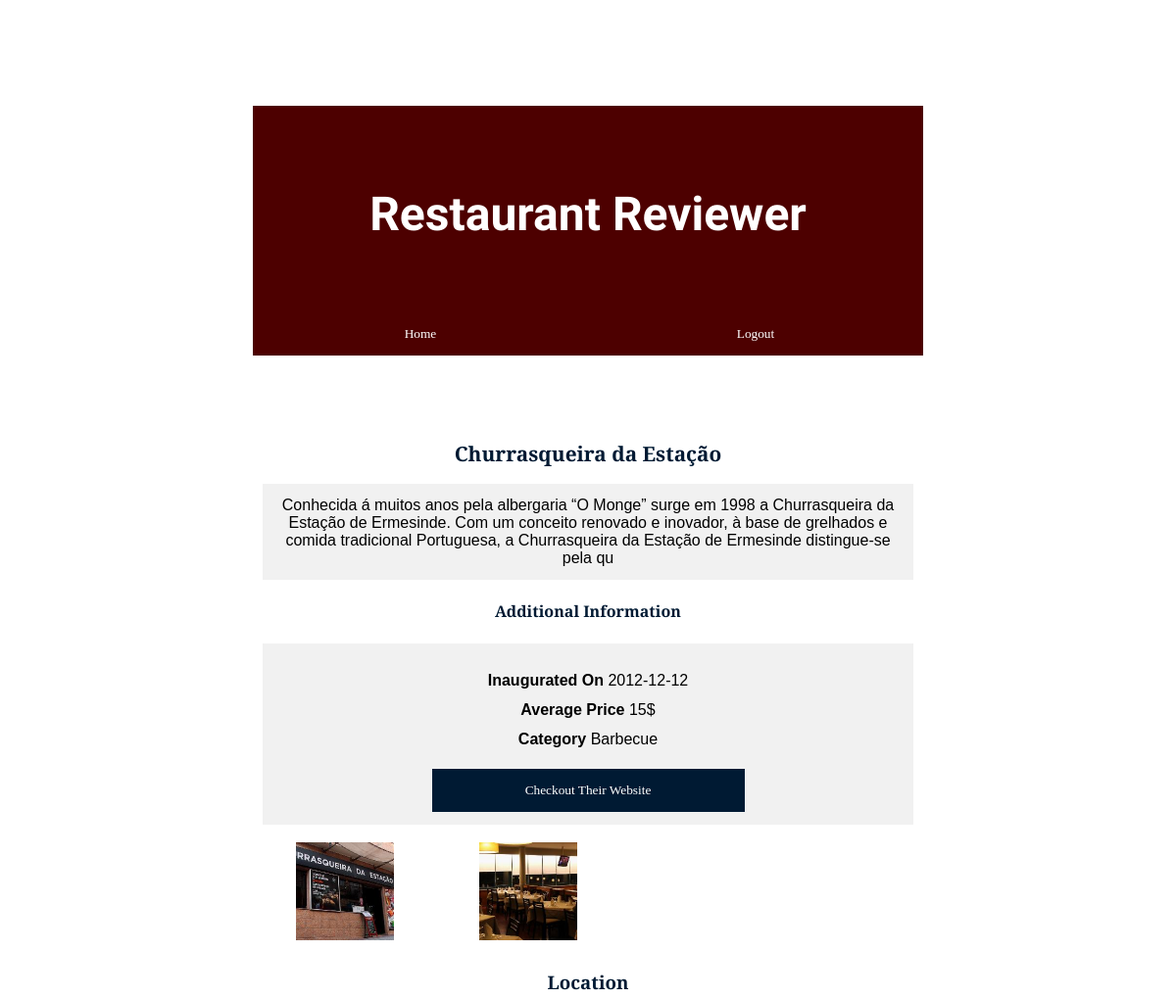
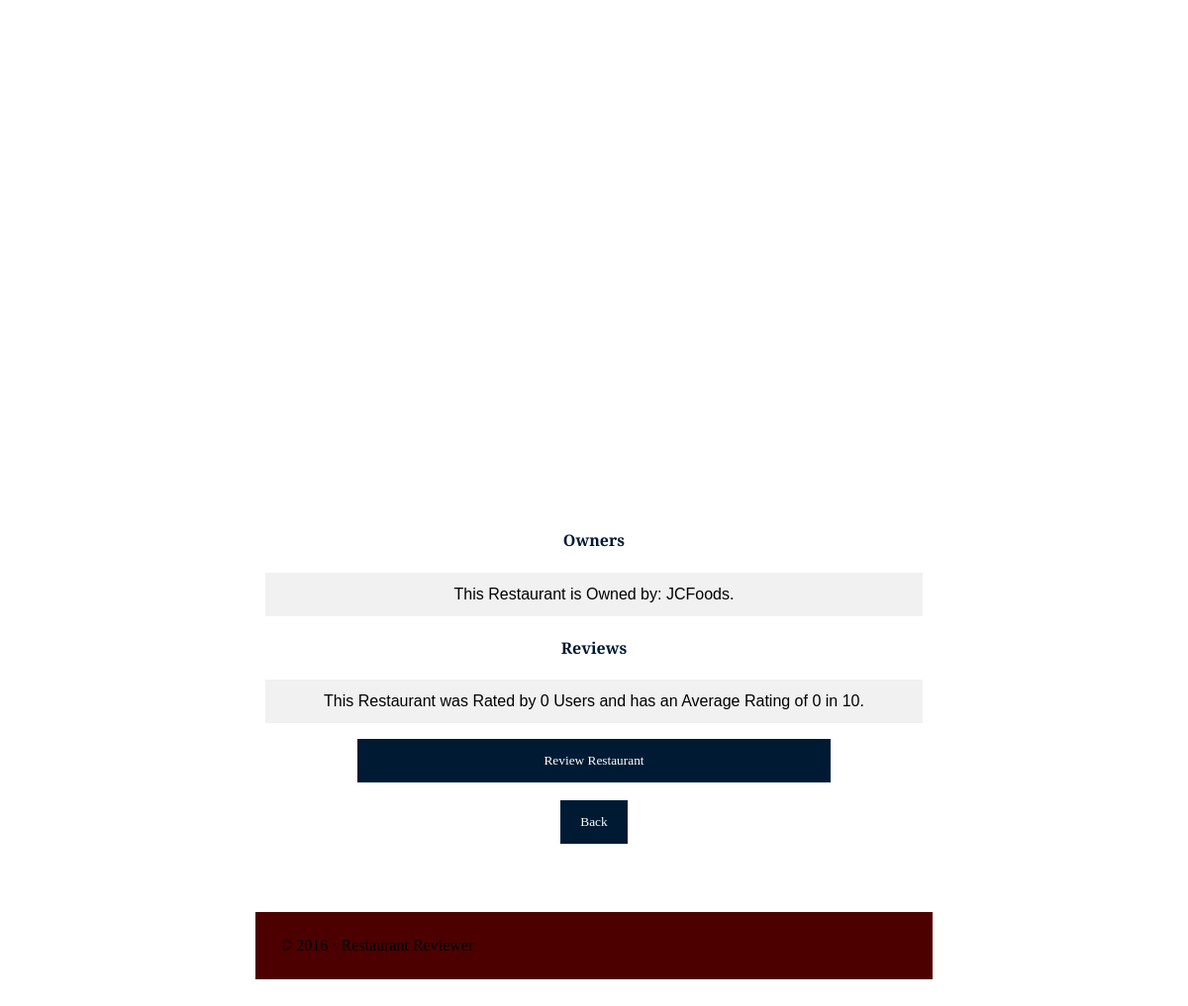
Screenshot of /restaurant.php?id=2 (signed in) with the database file from the repository (2 pictures, top to bottom).
### tables this page shows
CREATE TABLE restaurants (
	id INTEGER PRIMARY KEY AUTOINCREMENT,
	name VARCHAR NOT NULL,
	description VARCHAR NOT NULL,
	price FLOAT,
	category VARCHAR NOT NULL,
	website VARCHAR,
	inauguration DATE,
  location_id FLOAT NOT NULL
);

CREATE TABLE images (
  id INTEGER PRIMARY KEY AUTOINCREMENT,
	restaurant_id INTEGER REFERENCES restaurants NOT NULL,
  title VARCHAR NOT NULL,
	extension VARCHAR NOT NULL
);

CREATE TABLE restaurant_user (
	id INTEGER PRIMARY KEY AUTOINCREMENT,
	restaurant_id INTEGER REFERENCES restaurants NOT NULL,
	user_id INTEGER REFERENCES users NOT NULL
);

CREATE TABLE users (
	id INTEGER PRIMARY KEY AUTOINCREMENT,
	username VARCHAR NOT NULL,
	first_name VARCHAR NOT NULL,
	last_name VARCHAR NOT NULL,
	password VARCHAR(255) NOT NULL,
	email VARCHAR NOT NULL,
	age INTEGER,
	gender VARCHAR,
	profilePic VARCHAR
);

### database/restaurants.php (called while the page is built, shortened)
<?php
function getRestaurantAvgRating($reviews){
    $sum = 0;
    $reviewsCount = count($reviews);
    if($reviewsCount == 0){
        $avgRating = 0;
    } else $avgRating = $sum/$reviewsCount;
    return $avgRating;
}
function isOwner($user_id, $restaurant_id){
    global $db;
    $stmt = $db->prepare('SELECT * FROM restaurant_user where user_id = ? AND restaurant_id = ?');
    $stmt->execute(array($user_id, $restaurant_id));
    $result = $stmt->fetch();
    if($result != null)
        return true;
    else return false;
}
function getRestaurantReviews($restaurant_id){
    global $db;
    $stmt = $db->prepare('SELECT * FROM reviews where restaurant_id = ?');
    $stmt->execute(array($restaurant_id));
    $result = $stmt->fetchAll();
    return $result;
}
function getOwners($restaurant_id){
    global $db;
    $stmt = $db->prepare('SELECT * FROM restaurant_user where restaurant_id = ?');
    $stmt->execute(array($restaurant_id));
    $result = $stmt->fetchAll();
    $users = [];
    foreach ($result as $row){
        array_push($users, getUserByID($row["user_id"]));
    }
    return $users;
}
function getRestaurantByID($id){
    global $db;
    $stmt = $db->prepare('SELECT * FROM restaurants where id = ?');
    $stmt->execute(array($id));
    $result = $stmt->fetch();
    return $result;
}

### database/images.php (called while the page is built, shortened)
<?php
function getRestaurantImages($restaurant_id)
{
    global $db;
    $stmt = $db->prepare('SELECT * FROM images WHERE restaurant_id = ?');
    $stmt->execute(array($restaurant_id));
    return $stmt->fetchAll();
}

### database/users.php (called while the page is built, shortened)
<?php
function getUserByID($id){
    global $db;
    $stmt = $db->prepare('SELECT * FROM users where id = ?');
    $stmt->execute(array($id));
    $result = $stmt->fetch();
    return $result;
}
function getUserByName($username){
    global $db;
    $stmt = $db->prepare('SELECT * FROM users where username = ?');
    $stmt->execute(array($username));
    $result = $stmt->fetch();
    return $result;
}

### database/reviews.php (called while the page is built, shortened)
<?php
function getNrReviews($user_id, $restaurant_id){
    global $db;
    $stmt = $db->prepare('SELECT * FROM reviews where user_id = ? AND restaurant_id = ?');
    $stmt->execute(array($user_id, $restaurant_id));
    $result = $stmt->fetchAll();
    return count($result);
}

### restaurant.php (the view, shortened to what this page needs)
<?php
include('resources/templates/header.php');
include('database/connection.php');
include('database/users.php');
include('database/restaurants.php');
include('database/images.php');
include('database/reviews.php');
$user = getUserByName($_SESSION['username']);
$restaurant = getRestaurantByID(trim(strip_tags($_GET["id"])));
$isOwner = isOwner($user["id"], $restaurant["id"]);
$reviews = getRestaurantReviews($restaurant["id"]);
$images = getRestaurantImages($restaurant["id"]);
$nReviews = getNrReviews($user["id"], $restaurant["id"]);
$owners = getOwners($restaurant["id"]);
$rating = getRestaurantAvgRating($reviews);
?>
    <div>
        <h2><?php echo htmlentities($restaurant["name"]); ?></h2>
        <div id="descriptionRes">
        <?php echo $restaurant["description"]; ?>
        </div>
        <h4>Additional Information</h4>
    </div>
    <div class="info">
        <div id="text">
            <label>Inaugurated On </label> <?php echo $restaurant["inauguration"]; ?>
            <br>
            <label>Average Price </label> <?php echo $restaurant["price"]; ?>$
            <br>
            <label>Category </label> <?php echo $restaurant["category"]; ?>
            <br>
        </div>
        <button onclick="location.href='<?php echo utf8_decode(urldecode($restaurant["website"]))?>';" class="checkbtn">Checkout Their Website</button>
    </div>
<?php
if(count($images) > 0)
    include('resources/templates/gallery.php');
?>
    <h3>Location</h3>
    <div id="location"></div>
    <div class="owners">
        <h4>Owners</h4>
        <p>This Restaurant is Owned by:
            <?php for($i = 0; $i < count($owners); $i++): ?>
                <a href="profilePage.php?username=<?php echo $owners[$i]["username"]?>">
                <?php if(count($owners) == 1)
                    echo ($owners[$i]["username"] . '.</a>');
                else if($i == count($owners) - 1)
                    echo ('and '.$owners[$i]["username"] . '.</a>');
                else echo ($owners[$i]["username"] . ' </a>');
            endfor; ?>
        </p>
    </div>
    <ol class="commentList">
        <h4>Reviews</h4>
        <p id="avgRating">This Restaurant was Rated by <?php echo count($reviews)?> Users and has an Average Rating of <?php echo $rating?> in 10. </p>
    </ol>
<?php if(!$isOwner && $nReviews == 0):?>
    <button id="newReview">Review Restaurant</button><br><br>
<?php endif;?>
    <button onclick="location.href='/restaurantsPage.php'" class="backbtn">Back</button>
<?
include('resources/templates/footer.php');
?>

### resources/templates/header.php (shortened to what this page needs)
<!DOCTYPE html>
<html>
    <head>
        <link rel="stylesheet" href="public/css/style.css">
    </head>
    <body>
        <header>
            <h1>Restaurant Reviewer</h1>
        </header>
        <?php
        if (!isset($_SESSION['authenticated'])) :{
            include('resources/templates/login_form.php');
            include('resources/templates/register_form.php');
            ?>
        <button onclick="location.href='/mainPage.php'" class="homebtn1">Home</button>
        <?php
        }
        else:?>
            <button onclick="location.href='/controllers/logout.php'" class="logoutbtn">Logout</button>
            <button onclick="location.href='/mainPage.php'" class="homebtn2">Home</button>
        <?php endif; ?>
        <div id="wrapper">

### resources/templates/gallery.php (shortened to what this page needs)
<div class="row">
    <?php $counter = 1;
    foreach ($images as $image) { ?>
    <div class="column">
        <img src="public/img/thumbs_small/<?php echo ($image['id'] . "." . $image['extension'])?>" id="index<?php echo $counter++ ?>)" class="hover-shadow" width="100" height="100" alt="<?php echo $image["title"] ?>">
    </div>
    <?php }?>
</div>

### resources/templates/footer.php
           </div>
        <footer>
            &copy; 2016 &middot; Restaurant Reviewer
        </footer>
    </body>
</html>

### public/css/style.css (style rules this page uses)
body { padding: 250px; padding-top: 100px; background-image: url(../img/background.jpg); background-size: cover; overflow:auto; }
#wrapper { background-color: rgba(255,255,255,0.85); padding-bottom:10%; padding-top:10%; font-family: Arial, "Helvetica Neue", Helvetica, sans-serif; overflow: auto; text-align: center; }
header { background-color: #4d0000; text-align: center; padding:50px; padding-bottom: 40px; overflow: auto; }
footer { background-color: #4d0000; padding: 25px; overflow: auto; }
h1 { font-family: 'Rock Salt', cursive; color:#ffffff; font-size: 300%; }
h2 { font-family: 'Playfair Display SC', serif; color: #001a33; font-size:130%; }
h3 { font-family: 'Playfair Display SC', serif; text-align: center; color: #001a33; }
h4 { font-family: 'Playfair Display SC', serif; font-size:100%; color: #001a33; }
a:link { color: black; text-decoration: none; }
#descriptionRes { border: 3px solid #f1f1f1; background-color: #f1f1f1; padding:10px; margin:10px; }
.owners p { border: 3px solid #f1f1f1; background-color: #f1f1f1; padding: 10px; margin: 10px; }
.commentList #avgRating { border: 3px solid #f1f1f1; background-color: #f1f1f1; padding: 10px; margin: 10px; }
.info { border: 3px solid #f1f1f1; background-color: #f1f1f1; margin-right: 10px; margin-left:10px; margin-bottom: 10px; padding: 10px; padding-top: 20px; }
.info #text { line-height: 30px; text-align: center; }
.info #text label { font-weight: bold; }
button { background-color: #001a33; color: white; padding: 14px 20px; margin-top:0; border: none; cursor: pointer; width: 100%; font-family: 'Playfair Display SC', serif; }
#newReview { width:70%; }
.info .checkbtn { width:50%; position:relative; margin-top:15px; }
.backbtn { width: 10%; }
.homebtn2 { background-color: #4d0000; width:50%; float:left; }
.logoutbtn { background-color: #4d0000; width:50%; }
#location { width:100%; height:500px }
ol.commentList { padding-left: 0; }
.row > .column { padding: 8px 8px; }
.row:after { content: ""; display: table; clear: both; }
.column { float: left; width: 25%; }
img.hover-shadow { transition: 0.3s }

### rows the page displays
restaurants: name "Churrasqueira da Estação", description "Conhecida á muitos anos pela albergaria “O Monge” surge em 1998 a Churrasqueira da Estação de Ermesinde. Com um conceito renovado e inovador, à base de grelhados e comida tradicional Portuguesa, a Churrasqueira da Estação de Ermesinde distingue-se pela qu", inauguration "2012-12-12", price "15", category "Barbecue", id.username "JCFoods"
images: shows a picture
images: shows a picture

### other values shown
count($reviews) "0"
$rating "0"
